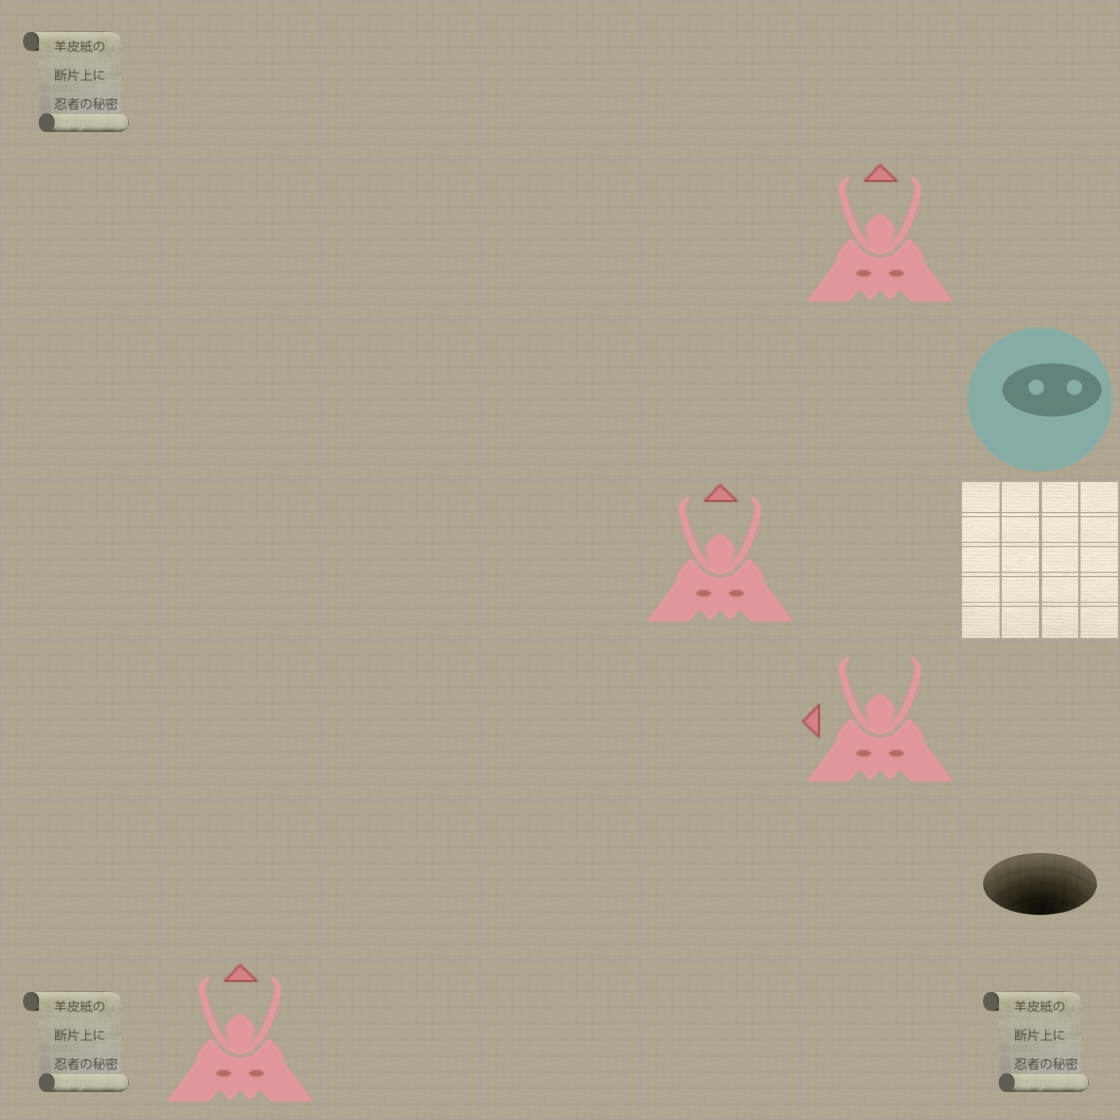

This is a level from a 2D game, rendered from its Tiled map with the project's own tilesets. A one-line summary and the map file follow, with tile-layer data summarised:
An orthogonal 7x7 tile map with 160x160 px tiles, 2 tile layers (Level, Actors).

<map version="1.0" orientation="orthogonal" width="7" height="7" tilewidth="160" tileheight="160">
 <properties>
  <property name="moves" value="13" />
 </properties>
 <tileset firstgid="1" name="tiles" tilewidth="160" tileheight="160" spacing="2" margin="2">
  <image source="tiles-ipadhd.png" width="1024" height="1024" />
  <tile id="0">
   <properties>
    <property name="actor" value="exit" />
   </properties>
  </tile>
  <tile id="2">
   <properties>
    <property name="actor" value="guard" />
    <property name="direction" value="down" />
   </properties>
  </tile>
  <tile id="3">
   <properties>
    <property name="actor" value="guard" />
    <property name="direction" value="left" />
   </properties>
  </tile>
  <tile id="4">
   <properties>
    <property name="actor" value="guard" />
    <property name="direction" value="right" />
   </properties>
  </tile>
  <tile id="5">
   <properties>
    <property name="actor" value="guard" />
    <property name="direction" value="up" />
   </properties>
  </tile>
  <tile id="7">
   <properties>
    <property name="actor" value="player" />
   </properties>
  </tile>
  <tile id="8">
   <properties>
    <property name="actor" value="scroll" />
   </properties>
  </tile>
  <tile id="9">
   <properties>
    <property name="wall" value="1" />
   </properties>
  </tile>
 </tileset>
 <layer name="Level" width="7" height="7">
  <data>[49 cells, 49 non-empty, 2 distinct tile ids]</data>
 </layer>
 <layer name="Actors" width="7" height="7">
  <data>[49 cells, 9 non-empty, 5 distinct tile ids]</data>
 </layer>
</map>
